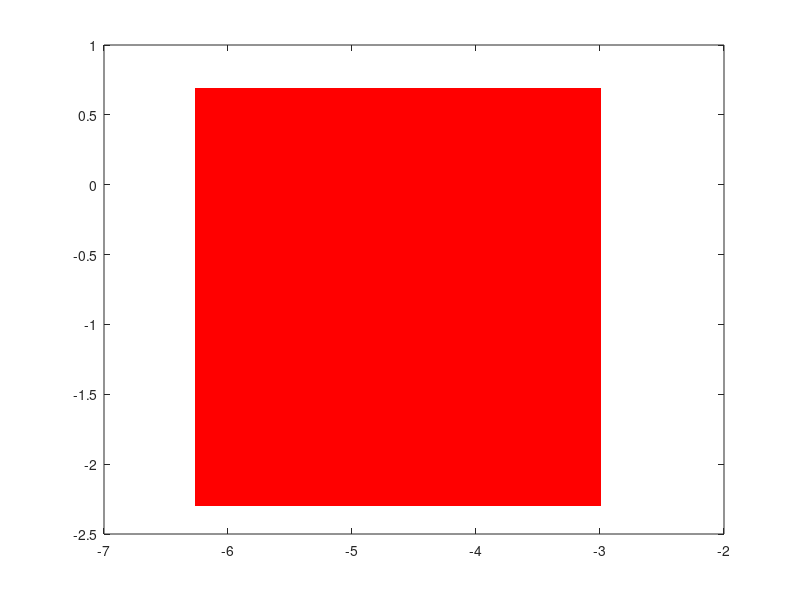

Source code (MATLAB): (Note: this script raises an error after producing the figure.)

p_values=[];
probas=[];
%script to run Responsiveness.m in multiple folders in a row
fMouse={'Claustrum4','Claustrum5','Claustrum5'};
for mouse=1:length(fMouse)
    MouseName=fMouse{mouse};
    cd(MouseName)
    fDate = arrayfun(@(x) x.name(1:(end)), dir('*-17'),'UniformOutput',false);
    for i=1:length(fDate)
        cd(fDate{i})
        LogFile=arrayfun(@(x) x.name(1:(end)), dir('Log_*'), 'UniformOutput', false);
        a='a.mat';%same for everyone
        OptoLog=arrayfun(@(x) x.name(1:(end)), dir('Opto_log_*'), 'UniformOutput', false);
        Range_B=0.4;
        Salt_window=0.02
        %Note on SALT: the Range influences the resolution of you p-value.
        %If you pick a range of 50msec and a test window of 10msec
        %(default), the resolution of your p-value will be 0.1 (5 null
        %windows for 1 test window, 4+3+2+1=10 pairwise distances can be
        %calculated so the probability of your test compared to this
        %distribution is 0, 0.1, 0.2, .... So to increase the resolution,
        %increase the length of the baseline window.
        Mouse=MouseName;
        [p,prob]=OptoNetworkTagging2_SALT_savepvalues(Mouse,LogFile{1}, a,OptoLog{1}, Range_B, Salt_window);
        p_values=[p_values,p];
        probas=[probas,prob];
        disp(fDate{i})
        cd ..
    end
    cd ..
end

%script to run Responsiveness.m in multiple folders in a row
fMouse={'Claustrum31','Claustrum32','Claustrum37'};
for mouse=1:length(fMouse)
    MouseName=fMouse{mouse};
    cd(MouseName)
    fDate = arrayfun(@(x) x.name(1:(end)), dir('2019*'),'UniformOutput',false);
    for i=1:length(fDate)
        cd(fDate{i})
        LogFile=arrayfun(@(x) x.name(1:(end)), dir('Log_*'), 'UniformOutput', false);
        a='a.mat';%same for everyone
        OptoLog=arrayfun(@(x) x.name(1:(end)), dir('Opto_log_*'), 'UniformOutput', false);
        Range_B=0.4;
        Salt_window=0.02;
        Mouse=MouseName;
        [p,prob]=OptoNetworkTagging2_SALT_savepvalues(Mouse,LogFile{1}, a,OptoLog{1}, Range_B, Salt_window);
        p_values=[p_values,p];
        probas=[probas,prob];
        disp(fDate{i})
        cd ..
    end
    cd ..
end


%script to run Responsiveness.m in multiple folders in a row
fMouse={'Claustrum18','Claustrum23','Claustrum25'};
for mouse=1:length(fMouse)
    MouseName=fMouse{mouse};
    cd(MouseName)
    fDate = arrayfun(@(x) x.name(1:(end)), dir('2019*'),'UniformOutput',false);
    for i=1:length(fDate)
        cd(fDate{i})
        LogFile=arrayfun(@(x) x.name(1:(end)), dir('Log_*'), 'UniformOutput', false);
        a='a.mat';%same for everyone
        OptoLog=arrayfun(@(x) x.name(1:(end)), dir('Opto_log_*'), 'UniformOutput', false);
        Range_B=0.4;
        Salt_window=0.02;
        Mouse=MouseName;
        [p,prob]=OptoNetworkTagging2_SALT_savepvalues(Mouse,LogFile{1}, a,OptoLog{1}, Range_B, Salt_window);
        p_values=[p_values,p];
        probas=[probas,prob];
        disp(fDate{i})
        cd ..
    end
    cd ..
end

%Figure
fill(log([0.0019,0.05, 0.05, 0.0019]),log([0.1,0.1,2,2]),'r', 'LineStyle','none')
alpha(0.2)
hold on
scatter(log(p_values), log(probas),'b.')
for i=1:length(p_values)
    if p_values(i)==0
        scatter(log(p_values(i)+0.002), log(probas(i)),'b.')
    end
end
xlabel('SALT p-values')
xticks(log([0.05, 0.1,0.2,0.4]))
xticklabels({'0.05','0.1','0.2','0.4'})
ylabel('Mean number of spikes within 20msec of laser pulse')
yticks(log([0.1, 0.2,0.4,0.8, 1.6]))
yticklabels({'0.1','0.2','0.4', '0.8','1.6'})
vline(log(0.05))
hline(log(0.1))
xlim([log(0.0019),log(1)])

%counting..
count=0;
for i=1:length(p_values)
    if p_values(i)<0.05 && probas(i)>0.1
        count=count+1;
    end
end

